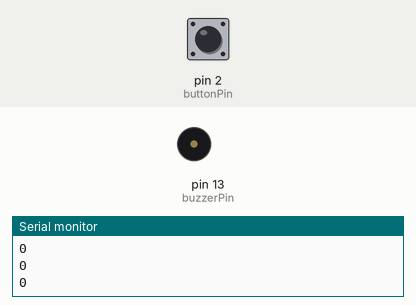
Bench run of a sketch on a simulated Arduino Uno, built with avr-gcc and run on an emulated ATmega328P. Parts: buzzer (waves = sounding, pin HIGH), the last lines printed to the serial monitor. The inputs (shaded band) are chosen by the test bench; at power-on: pin 2 (buttonPin) LOW.

Above: at 1.2 s.
1.3 s: pin 2 (buttonPin) pulled HIGH for 0.25 s
At 1.5 s:
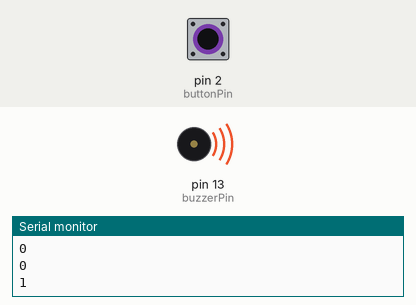
3.1 s: pin 2 (buttonPin) pulled HIGH for 3.2 s
At 7.2 s:
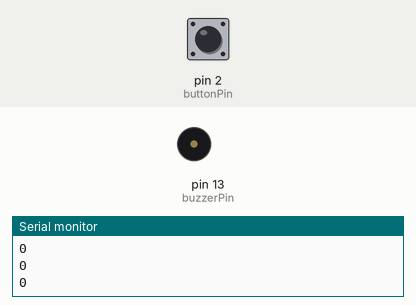
Timing chart, 0 to 8.7 s (numbered marks = the images above; inputs shaded):
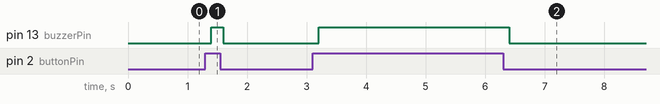

The sketch:

SerialCom.ino
```cpp
const int buttonPin = 2;     // the number of the pushbutton pin
const int buzzerPin =  13;      // the number of the Buzzer pin
int buttonState;            // variable for reading the pushbutton status


void setup() {
 // initialize the LED pin as an output:
Serial.begin(9600); // opens serial port, sets data rate to 9600 bps
pinMode(buzzerPin, OUTPUT);
  // initialize the pushbutton pin as an input:
  pinMode(buttonPin, INPUT);
}

void loop() {

buttonState = digitalRead(buttonPin);

if (buttonState == HIGH) {
    // turn buzzer on:
    digitalWrite(buzzerPin, HIGH);

  } else {
    // turn buzzer off:
    digitalWrite(buzzerPin, LOW);
  }
Serial.println(buttonState); //data to be transferred
delay(200);
}
```

Measured:
- after the input at 1.3 s, pin 13 (buzzerPin): LOW → HIGH after 0.10 s, → LOW 0.20 s later
- after the input at 3.1 s, pin 13 (buzzerPin): LOW → HIGH after 0.10 s, → LOW 3.2 s later
